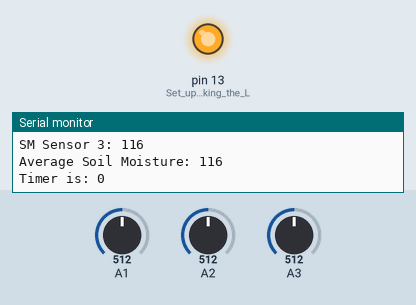
Bench run of a sketch on a simulated Arduino Uno, built with avr-gcc and run on an emulated ATmega328P. Shown: output pins drawn as LEDs (lit = HIGH), the last lines printed to the serial monitor. The test bench sets the inputs (shaded band); at power-on: A1 = 512, A2 = 512, A3 = 512.

Above: at 14.2 s.
At 42.8 s:
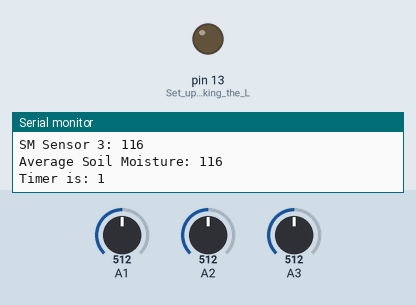
Timing chart, 0 to 74.2 s (numbered marks = the images above):
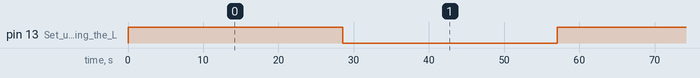

The sketch:

Data_Recording_NoLIS.ino
```cpp
//BASE Sensor Data Encoder
// !!!!! LIS Code comes from ...?
#include <EEPROM.h> //For EEPROM Storage
#include <Wire.h> //BH1750 IIC Mode
#include <math.h>

int BH1750address = 0x23; //setting i2c address
int address = 0; //Adress for EEPROM

//The data from SM Sensors
int a1, a2, a3;

//Average of 3 SM Sensor
int average;
int timer = 0; //Timer as seconds to detect wether it is 20 minutes to store the data, and count every second to accumulate the data
int sum = 0; //Sum of every seconds of the average of SMS
int light = 0; //For blinkning the LED light

int period; //The period of recording data (period = 60 means every 60 seconds a data will be recorded)

//Convert the data range from [a,b] to [c,d]
int numberConvertion(double old_value, double old_min, double old_max, double new_min, double new_max)
{
  double new_value;
  new_value = (old_value - old_min) / (old_max - old_min) * (new_max - new_min)  + new_min;
  return int(new_value);
}

void setup()
{
  address = 0; //For data input

  Wire.begin(); //LI Sensor
  Serial.begin(9600);//init Serial rate

  pinMode(LED_BUILTIN, OUTPUT); //Set up the blinking the LED
}

void loop()
{
  int i; //I don't know why here's an i either :(

  //Convert the SI Sensor's data into int[0,255] to store it
  a1 = numberConvertion(analogRead(A1), 100, 1000, 0, 255);
  a2 = numberConvertion(analogRead(A2), 100, 1000, 0, 255);
  a3 = numberConvertion(analogRead(A3), 100, 1000, 0, 255);

//  a1 = analogRead(A1);
//  a2 = analogRead(A2);
//  a3 = analogRead(A3);

  //print it on the computer for testing
  Serial.print("SM Sensor 1: ");
  Serial.println(a1);

  Serial.print("SM Sensor 2: ");
  Serial.println(a2);

  Serial.print("SM Sensor 3: ");
  Serial.println(a3);

  average = (a1 + a2 + a3) / 3; //Calculate the avergae of SMS since we only want to store the average
  sum = sum + average; //Accumulate(Update) the sum of SMS

  //print on the computer for testing
  Serial.print("Average Soil Moisture: ");
  Serial.println(average);
  Serial.print("Timer is: ");
  Serial.println(timer);

  //Letting the LED blink so that we can now the Arduino is Recording immediately
  if (light == 0){
    digitalWrite(LED_BUILTIN, HIGH);
    light = 1 - light;
  }
  else if (light == 1){
    digitalWrite(LED_BUILTIN, LOW);
    light = 1 - light;
  }


  delay(950 * 30); //Delay 30 seconds

  timer++; //add a count to the timer
  if (timer >= 40) //when 20 minutes past (should be 1200 seconds in experiment)
  {
    EEPROM.write(address++, sum / 40); //Only save average SM Sensor data

    //print on the computer for testing
    Serial.print("Average of SMS in 60 seconds is:");
    Serial.println(sum / 40);

    timer = 0; //clear the timer for next time's storing
    sum = 0; //clear the sum of SM for next time's storing
  }

  Serial.println();

  if(address >1023)
  {
    while(1); //finish and stop recording
  }

}
```

Measured:
- by itself, pin 13 (Set_up_the_blinking_the_L): alternates HIGH for 28.5 s and LOW for 28.5 s
